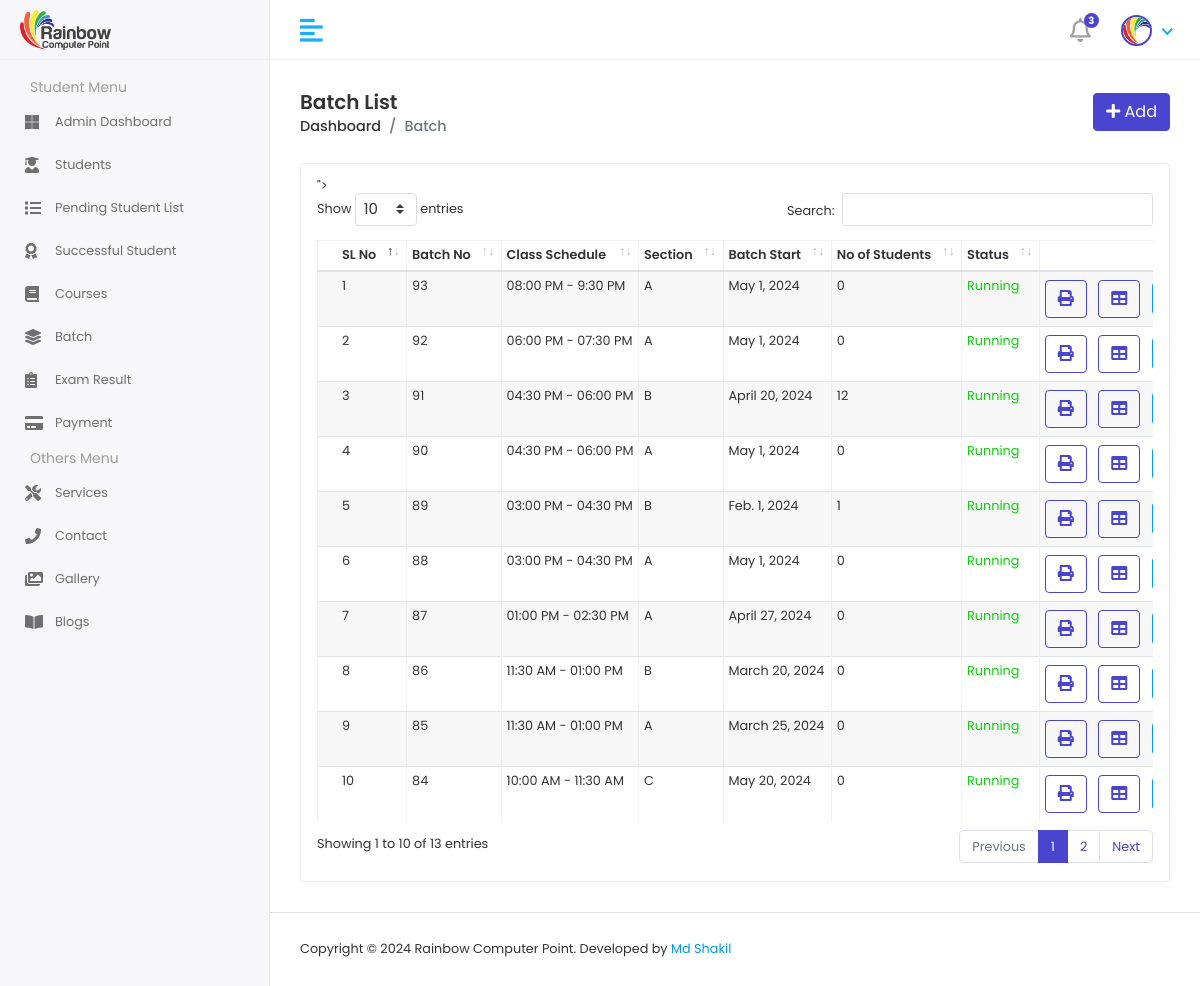
Screenshot of /batchList/ (signed in) with the database file from the repository.
### RainbowApp/models.py (models this page shows, shortened)
class BatchInfoModel(models.Model):
    BatchNo = models.CharField(max_length=100, null=True)
    SCHEDULE = [
        ('09:00 AM - 10:00 AM','09:00 AM - 10:00 AM'),
        ('10:00 AM - 11:30 AM','10:00 AM - 11:30 AM'),
        ('11:30 AM - 01:00 PM','11:30 AM - 01:00 PM'),
        ('01:00 PM - 02:30 PM','01:00 PM - 02:30 PM'),
        ('03:00 PM - 04:30 PM','03:00 PM - 04:30 PM'),
        ('04:30 PM - 06:00 PM','04:30 PM - 06:00 PM'),
        ('06:00 PM - 07:30 PM','06:00 PM - 07:30 PM'),
        ('08:00 PM - 09:30 PM','08:00 PM - 09:30 PM'),
    ]
    Batchschedule = models.CharField(choices=SCHEDULE,max_length=100, null=True)
    SECTION = [
        ('A','A'),
        ('B','B'),
        ('C','C'),
    ]
    Section = models.CharField(choices=SECTION,max_length=100, null=True)
    STATUS = [
        ('Running','Running'),
        ('Completed','Completed'),
    ]
    Status = models.CharField(choices=STATUS,max_length=100, null=True)
    BatchStart = models.DateField()

### RainbowProject/batchviews.py (the view)
# urls.py: path('batchList/',batchList, name='batchList'),
@login_required
def batchList(request):
    batchData = BatchInfoModel.objects.all().order_by('-BatchNo')
    batch_data_with_counts = []
    for batch in batchData:
        student_count = StudentInfoModel.objects.filter(BatchNo=batch).count()
        batch_data_with_counts.append((batch, student_count))
    context = {
        'batch_data_with_counts': batch_data_with_counts
    }
    return render(request, 'mybatch/batchlist.html', context)

### template/mybatch/batchlist.html (shortened to what this page needs)
{% extends 'adminmaster/adminmaster.html' %}
{% block admincontent %}
{% load static %}
<div class="content container-fluid">
    <div class="page-header">
       <div class="row align-items-center">
          <div class="col">
             <h3 class="page-title">Batch List</h3>
             <ul class="breadcrumb">
                <li class="breadcrumb-item"><a href="{% url 'adminDashboard' %}">Dashboard</a></li>
                <li class="breadcrumb-item active">Batch</li>
             </ul>
          </div>
          <div class="col-auto text-right float-right ml-auto">
             <a href="{% url 'addBatch' %}" class="btn btn-primary"><i class="fas fa-plus"></i> Add</a>
          </div>
       </div>
    </div>
    <div class="row">
       <div class="col-sm-12">
          <div class="card card-table">
             <div class="card-body">
                <div class="table-responsive">
                    {% include 'commons/message.html' %}
                    <table id="tabledata" class="table table-striped table-bordered" cellspacing="0" width="100%">">
                     <thead>
                         <tr>
                             <th>SL No</th>
                             <th>Batch No</th>
                             <th>Class Schedule</th>
                             <th>Section</th>
                             <th>Batch Start</th>
                             <th>No of Students</th>
                             <th>Status</th>
                             <th class="text-right">Action</th>
                         </tr>
                     </thead>
                     <tbody>
                         {% for batch, student_count in batch_data_with_counts %}
                         <tr>
                             <td>{{ forloop.counter }}</td>
                             <td>{{ batch.BatchNo }}</td>
                             <td>{{ batch.Batchschedule }}</td>
                             <td>{{ batch.Section }}</td>
                             <td>{{ batch.BatchStart }}</td>
                             <td>{{ student_count }}</td>
                             <td {% if batch.Status == 'Running' %} style="color:rgb(12, 210, 12);" {% else %} style="color:red" {% endif %}>
                                 {{ batch.Status }}
                             </td>
                             <td class="text-right">
                                 <div class="actions">
                                    <button onclick="printBatch('{{ batch.BatchNo }}')" class="btn btn-outline-primary mr-2">
                                        <i class="fas fa-print"></i>
                                    </button>
                                    <button onclick="printBatchAttendance('{{ batch.BatchNo }}')" class="btn btn-outline-primary mr-2">
                                        <i class="fas fa-table"></i>
                                    </button>
                                 </div>
                             </td>
                         </tr>
                         {% endfor %}
                     </tbody>
                 </table>
                </div>
             </div>
          </div>
       </div>
    </div>
 </div>
{% endblock admincontent %}

### static/assets/css/style.css (style rules this page uses)
html { height: 100%; }
body { background-color: #fff; color: #333; font-family: 'Poppins', sans-serif; font-size: 0.8rem; height: 100%; line-height: 1; overflow-x: hidden; }
h1, h2, h3, h4, h5, h6 { font-family: 'Poppins', sans-serif; margin-top: 0; }
a { color: #009ce7; }
input, button, a { transition: all 0.4s ease; -moz-transition: all 0.4s ease; -o-transition: all 0.4s ease; -ms-transition: all 0.4s ease; -webkit-transition: all 0.4s ease; }
input, input:focus, button, button:focus { outline: none; }
ul, ol { padding: 0px; list-style: none; }
.table { color: #333; max-width: 100%; margin-bottom: 0; width: 100%; }
.table-striped > tbody > tr:nth-of-type(2n+1) { background-color: #f8f9fa; }
.table.dataTable { border-collapse: collapse !important; border: 1px solid rgba(0, 0, 0, 0.05); }
.table thead tr th { font-weight: 600; }
.table tbody tr { border-bottom: 1px solid rgba(0, 0, 0, 0.05); }
.table-striped thead tr { border-color: transparent; }
.table-striped tbody tr { border-color: transparent; }
.table-striped tbody tr:nth-of-type(even) { background-color: rgba(255, 255, 255, 0.3); }
.table-striped tbody tr:nth-of-type(odd) { background-color: rgba(235, 235, 235, 0.4); }
.table-bordered { border: 1px solid rgba(0, 0, 0, 0.05) !important; }
.table-bordered th, .table-bordered td { border-color: rgba(0, 0, 0, 0.05); }
.card-table .card-body .table > thead > tr > th { border-top: 0; }
.card-table .card-body .table tr td:first-child, .card-table .card-body .table tr th:first-child { padding-left: 1.5rem; }
.card-table .card-body .table tr td:last-child, .card-table .card-body .table tr th:last-child { padding-right: 1.5rem; }
.card-table .table td, .card-table .table th { border-top: 1px solid #e2e5e8; padding: 0.5rem 0.3rem; white-space: nowrap; }
.btn-primary { background-color: #4a45cf; border: 1px solid #4a45cf; }
.btn-outline-primary { color: #4a45cf; border-color: #4a45cf; }
.card { border: 1px solid #ececf5; box-shadow: 0 1px 3px 0 rgba(0, 0, 0, 0.03); margin-bottom: 1.875rem; }
.card-body { padding: 1rem; }
.page-wrapper > .content { padding: 1.875rem 1.875rem 0; }
.page-header { margin-bottom: 1.875rem; }
.page-header .breadcrumb { background-color: transparent; color: #6c757d; font-size: 0.9rem; font-weight: 500; margin-bottom: 0; padding: 0; }
.page-header .breadcrumb a { color: #333; }
.page-title { font-size: 20px; font-weight: 600; color: #333; margin-bottom: 5px; }

### rows the page displays
BatchInfoModel: BatchNo "93", Batchschedule "08:00 PM - 9:30 PM", Section "A", BatchStart "May 1, 2024", student_count "0", Status "Running"
BatchInfoModel: BatchNo "92", Batchschedule "06:00 PM - 07:30 PM", Section "A", BatchStart "May 1, 2024", student_count "0", Status "Running"
BatchInfoModel: BatchNo "91", Batchschedule "04:30 PM - 06:00 PM", Section "B", BatchStart "April 20, 2024", student_count "12", Status "Running"
BatchInfoModel: BatchNo "90", Batchschedule "04:30 PM - 06:00 PM", Section "A", BatchStart "May 1, 2024", student_count "0", Status "Running"
BatchInfoModel: BatchNo "89", Batchschedule "03:00 PM - 04:30 PM", Section "B", BatchStart "Feb. 1, 2024", id "1", Status "Running"
BatchInfoModel: BatchNo "88", Batchschedule "03:00 PM - 04:30 PM", Section "A", BatchStart "May 1, 2024", student_count "0", Status "Running"
BatchInfoModel: BatchNo "87", Batchschedule "01:00 PM - 02:30 PM", Section "A", BatchStart "April 27, 2024", student_count "0", Status "Running"
BatchInfoModel: BatchNo "86", Batchschedule "11:30 AM - 01:00 PM", Section "B", BatchStart "March 20, 2024", student_count "0", Status "Running"
BatchInfoModel: BatchNo "85", Batchschedule "11:30 AM - 01:00 PM", Section "A", BatchStart "March 25, 2024", student_count "0", Status "Running"
BatchInfoModel: BatchNo "84", Batchschedule "10:00 AM - 11:30 AM", Section "C", BatchStart "May 20, 2024", student_count "0", Status "Running"
